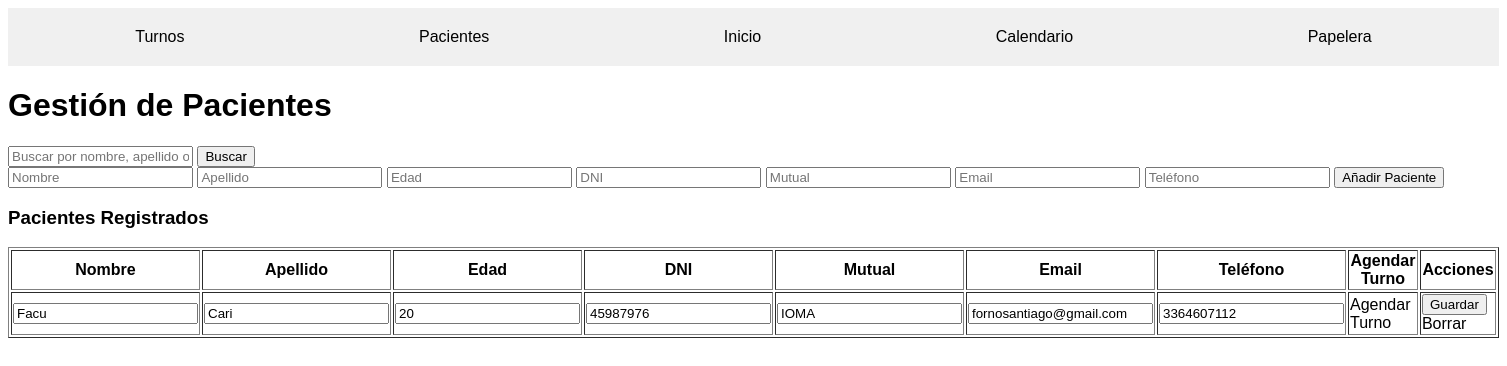
Before: /pacientes.php with the older database file.
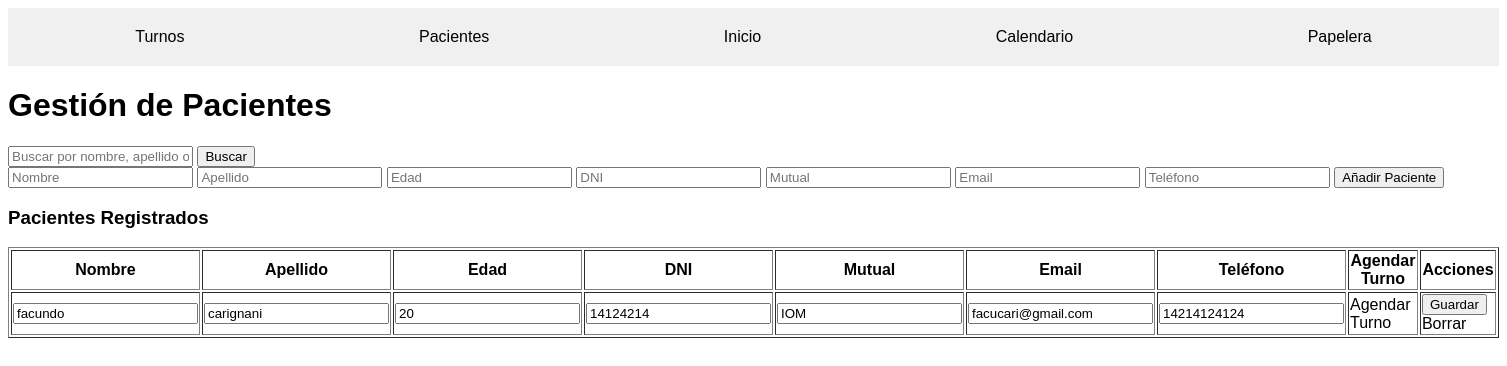
After: the same page with the newer database file.
### tables this page shows
CREATE TABLE `pacientes` (
  `paciente_id` int(11) NOT NULL,
  `nombre` varchar(50) NOT NULL,
  `apellido` varchar(50) NOT NULL,
  `edad` int(3) NOT NULL,
  `dni` varchar(10) NOT NULL,
  `mutual` varchar(50) DEFAULT NULL,
  `email` varchar(100) DEFAULT NULL,
  `telefono` varchar(15) DEFAULT NULL
);

### pacientes.php (the view, shortened to what this page needs)
<?php
$host = "localhost";
$user = "root";
$pass = "";
$dbname = "medex";
$conn = new mysqli($host, $user, $pass, $dbname);
?>
<!DOCTYPE html>
<html lang="es">
<head>
    <link rel="stylesheet" href="styles.css">
</head>
<body>
<nav>
    <a href="turnos.php">Turnos</a>
    <a href="pacientes.php">Pacientes</a>
    <a href="inicio.php">Inicio</a>
    <a href="calendario.php">Calendario</a>
    <a href="papelera.php">Papelera</a>
</nav>
<h1>Gestión de Pacientes</h1>
<form action="pacientes.php" method="GET">
    <input type="text" name="search" placeholder="Buscar por nombre, apellido o DNI" value="<?php echo isset($_GET['search']) ? htmlspecialchars($_GET['search']) : ''; ?>">
    <button type="submit">Buscar</button>
</form>
<form action="pacientes.php" method="POST">
    <input type="text" name="nombre" placeholder="Nombre" required>
    <input type="text" name="apellido" placeholder="Apellido" required>
    <input type="number" name="edad" placeholder="Edad" required>
    <input type="text" name="dni" placeholder="DNI" required>
    <input type="text" name="mutual" placeholder="Mutual" required>
    <input type="email" name="email" placeholder="Email" required>
    <input type="text" name="telefono" placeholder="Teléfono" required>
    <button type="submit" name="add">Añadir Paciente</button>
</form>
<h3>Pacientes Registrados</h3>
<table border="1">
    <tr>
        <th>Nombre</th>
        <th>Apellido</th>
        <th>Edad</th>
        <th>DNI</th>
        <th>Mutual</th>
        <th>Email</th>
        <th>Teléfono</th>
        <th>Agendar Turno</th>
        <th>Acciones</th>
    </tr>
    <?php
    $search_query = "";
    $sql = "SELECT * FROM pacientes $search_query";
    $result = $conn->query($sql);
    if ($result->num_rows > 0) {
        while($row = $result->fetch_assoc()) {
            $paciente_id = $row['paciente_id'];
            echo "<tr>
                <form action='pacientes.php' method='POST'>
                    <input type='hidden' name='paciente_id' value='{$row['paciente_id']}'>
                    <td><input type='text' name='nombre' value='{$row['nombre']}'></td>
                    <td><input type='text' name='apellido' value='{$row['apellido']}'></td>
                    <td><input type='number' name='edad' value='{$row['edad']}'></td>
                    <td><input type='text' name='dni' value='{$row['dni']}'></td>
                    <td><input type='text' name='mutual' value='{$row['mutual']}'></td>
                    <td><input type='email' name='email' value='{$row['email']}'></td>
                    <td><input type='text' name='telefono' value='{$row['telefono']}'></td>
                    <td><a href='turnos.php?paciente_id={$paciente_id}&nombre={$row['nombre']}&apellido={$row['apellido']}'>Agendar Turno</a></td>
                    <td>
                        <button type='submit' name='update'>Guardar</button>
                        <a href='pacientes.php?delete={$row['paciente_id']}' style='text-decoration: none; color: black;'>Borrar</a>
                    </td>
                </form>
            </tr>";
        }
    } else {
        echo "<tr><td colspan='9'>No hay pacientes registrados</td></tr>";
    }
    ?>
</table>
</body>
</html>

### styles.css (style rules this page uses)
body { font-family: Arial, sans-serif; }
nav { background-color: #f0f0f0; padding: 10px; display: flex; justify-content: space-around; }
nav a { text-decoration: none; color: black; padding: 10px; }
a { color: black; text-decoration: none; }

Changed rows visible on the page:
removed pacientes: nombre "Facu", apellido "Cari", edad "20", dni "45987976", mutual "IOMA", email "fornosantiago@gmail.com", telefono "3364607112"
added pacientes: nombre "facundo", apellido "carignani", edad "20", dni "14124214", mutual "IOM", email "facucari@gmail.com", telefono "14214124124"
